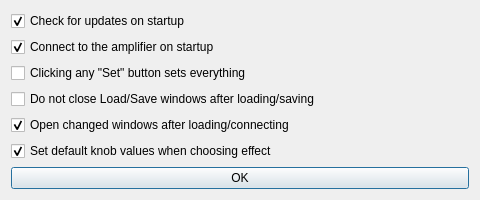
<?xml version="1.0" encoding="UTF-8"?>
<ui version="4.0">
 <class>Settings</class>
 <widget class="QDialog" name="Settings">
  <property name="geometry">
   <rect>
    <x>0</x>
    <y>0</y>
    <width>480</width>
    <height>200</height>
   </rect>
  </property>
  <property name="windowTitle">
   <string>Settings</string>
  </property>
  <property name="accessibleName">
   <string>Settings window</string>
  </property>
  <property name="accessibleDescription">
   <string>Here you can set some settings of this program</string>
  </property>
  <layout class="QVBoxLayout" name="verticalLayout">
   <item>
    <widget class="QCheckBox" name="checkBox">
     <property name="text">
      <string>Check for updates on startup</string>
     </property>
     <property name="checked">
      <bool>true</bool>
     </property>
    </widget>
   </item>
   <item>
    <widget class="QCheckBox" name="checkBox_2">
     <property name="text">
      <string>Connect to the amplifier on startup</string>
     </property>
     <property name="checked">
      <bool>true</bool>
     </property>
    </widget>
   </item>
   <item>
    <widget class="QCheckBox" name="checkBox_3">
     <property name="text">
      <string>Clicking any &quot;Set&quot; button sets everything</string>
     </property>
    </widget>
   </item>
   <item>
    <widget class="QCheckBox" name="checkBox_4">
     <property name="text">
      <string>Do not close Load/Save windows after loading/saving</string>
     </property>
    </widget>
   </item>
   <item>
    <widget class="QCheckBox" name="checkBox_5">
     <property name="text">
      <string>Open changed windows after loading/connecting</string>
     </property>
     <property name="checked">
      <bool>true</bool>
     </property>
    </widget>
   </item>
   <item>
    <widget class="QCheckBox" name="checkBox_6">
     <property name="text">
      <string>Set default knob values when choosing effect</string>
     </property>
     <property name="checked">
      <bool>true</bool>
     </property>
    </widget>
   </item>
   <item>
    <widget class="QPushButton" name="pushButton">
     <property name="accessibleName">
      <string>OK</string>
     </property>
     <property name="accessibleDescription">
      <string>Save settings and close this window</string>
     </property>
     <property name="text">
      <string>OK</string>
     </property>
     <property name="shortcut">
      <string>Return, Esc</string>
     </property>
    </widget>
   </item>
  </layout>
 </widget>
 <resources/>
 <connections>
  <connection>
   <sender>pushButton</sender>
   <signal>clicked()</signal>
   <receiver>Settings</receiver>
   <slot>close()</slot>
   <hints>
    <hint type="sourcelabel">
     <x>367</x>
     <y>600</y>
    </hint>
    <hint type="destinationlabel">
     <x>278</x>
     <y>594</y>
    </hint>
   </hints>
  </connection>
 </connections>
</ui>
